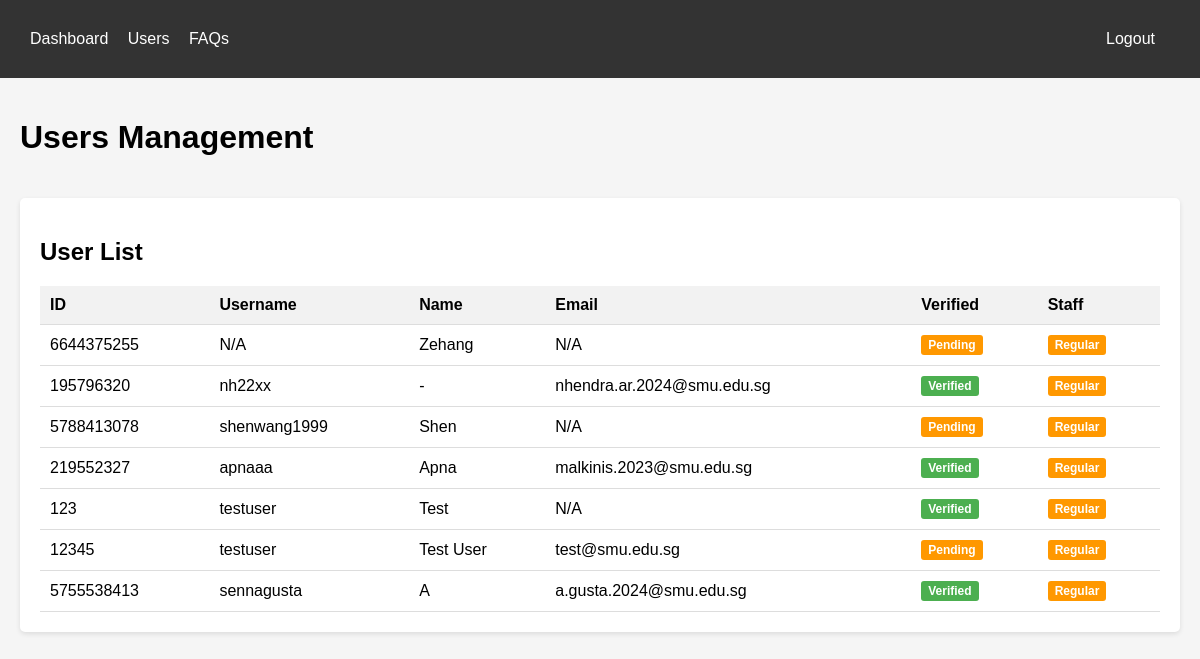
/users (signed in), run on an earlier commit of the app's database.
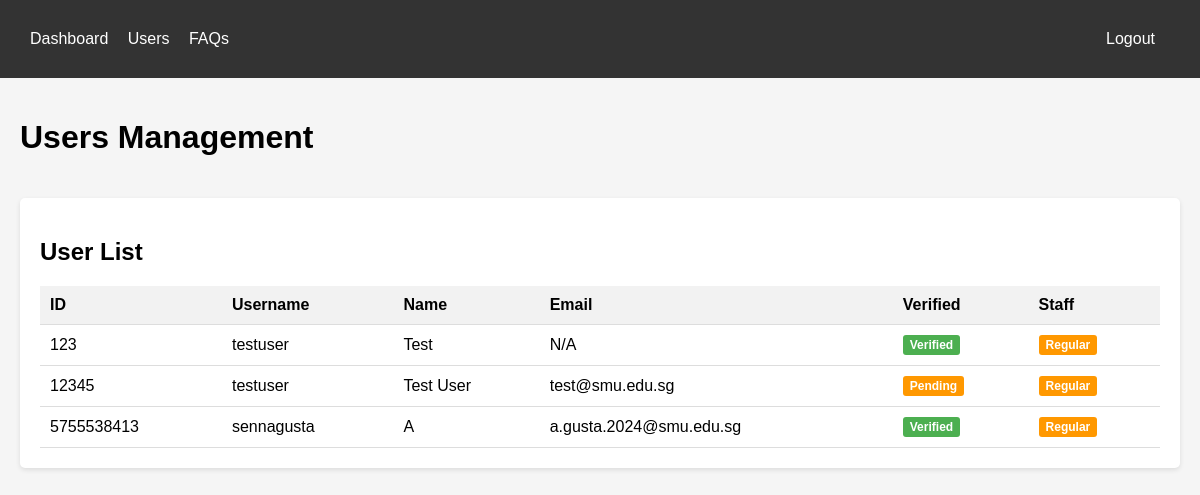
And on a later commit of the database.
### tables this page shows
CREATE TABLE users (
        user_id TEXT PRIMARY KEY,
        username TEXT,
        first_name TEXT,
        email TEXT,
        is_verified INTEGER DEFAULT 0,
        is_staff INTEGER DEFAULT 0,
        verification_code TEXT,
        code_expires_at TIMESTAMP,
        created_at TIMESTAMP DEFAULT CURRENT_TIMESTAMP
    );

### dashboard/app.py (the view)
@app.route('/users')
def users():
    if 'logged_in' not in session:
        return redirect(url_for('login'))
    with DatabaseConnection() as conn:
        cursor = conn.cursor()
        cursor.execute('''
        SELECT user_id, username, first_name, email, is_verified, is_staff
        FROM users
        ORDER BY created_at DESC
        ''')
        users = cursor.fetchall()
    return render_template('users.html', users=users)

### db/connection.py (called while the page is built)
def get_connection():
    conn = sqlite3.connect(DATABASE_PATH)
    conn.row_factory = sqlite3.Row  # This lets us access columns by name
    return conn

    def __enter__(self):
        self.conn = get_connection()
        return self.conn

    def __exit__(self, exc_type, exc_val, exc_tb):
        if self.conn:
            if exc_type is None:
                self.conn.commit()
            else:
                self.conn.rollback()
            self.conn.close()

### dashboard/templates/users.html (shortened to what this page needs)
<!DOCTYPE html>
<html>
<head>
</head>
<body>
    <div class="navbar">
        <div class="container">
            <a href="/dashboard">Dashboard</a>
            <a href="/users">Users</a>
            <a href="/faqs">FAQs</a>
            <a href="/logout" style="float:right">Logout</a>
        </div>
    </div>
    <div class="container">
        <div class="header">
            <h1>Users Management</h1>
        </div>
        <div class="card">
            <h2>User List</h2>
            <table>
                <thead>
                    <tr>
                        <th>ID</th>
                        <th>Username</th>
                        <th>Name</th>
                        <th>Email</th>
                        <th>Verified</th>
                        <th>Staff</th>
                    </tr>
                </thead>
                <tbody>
                    {% for user in users %}
                    <tr>
                        <td>{{ user.user_id }}</td>
                        <td>{{ user.username or 'N/A' }}</td>
                        <td>{{ user.first_name or 'N/A' }}</td>
                        <td>{{ user.email or 'N/A' }}</td>
                        <td>
                            {% if user.is_verified %}
                            <span class="badge badge-success">Verified</span>
                            {% else %}
                            <span class="badge badge-warning">Pending</span>
                            {% endif %}
                        </td>
                        <td>
                            {% if user.is_staff %}
                            <span class="badge badge-success">Staff</span>
                            {% else %}
                            <span class="badge badge-warning">Regular</span>
                            {% endif %}
                        </td>
                    </tr>
                    {% endfor %}
                </tbody>
            </table>
        </div>
    </div>
</body>
</html>

### dashboard/templates/users.html (style rules this page uses)
body { font-family: Arial, sans-serif; margin: 0; padding: 0; background-color: #f5f5f5; }
.container { max-width: 1200px; margin: 0 auto; padding: 20px; }
.header { display: flex; justify-content: space-between; align-items: center; margin-bottom: 20px; }
.navbar { background-color: #333; color: white; padding: 10px; }
.navbar a { color: white; text-decoration: none; margin-right: 15px; }
.card { background: white; padding: 20px; border-radius: 5px; box-shadow: 0 2px 5px rgba(0, 0, 0, 0.1); margin-bottom: 20px; }
table { width: 100%; border-collapse: collapse; }
table th, table td { padding: 10px; text-align: left; border-bottom: 1px solid #ddd; }
table th { background-color: #f2f2f2; }
.badge { display: inline-block; padding: 3px 7px; border-radius: 3px; font-size: 12px; font-weight: bold; color: white; }
.badge-success { background-color: #4CAF50; }
.badge-warning { background-color: #ff9800; }

What changed in the data, as far as the page shows it:
removed users: user_id "6644375255", username "N/A", first_name "Zehang", email "N/A", is_verified "Pending", is_staff "Regular"
removed users: user_id "195796320", username "nh22xx", first_name "-", email "nhendra.ar.2024@smu.edu.sg", is_verified "Verified", is_staff "Regular"
removed users: user_id "5788413078", username "shenwang1999", first_name "Shen", email "N/A", is_verified "Pending", is_staff "Regular"
removed users: user_id "219552327", username "apnaaa", first_name "Apna", email "malkinis.2023@smu.edu.sg", is_verified "Verified", is_staff "Regular"
